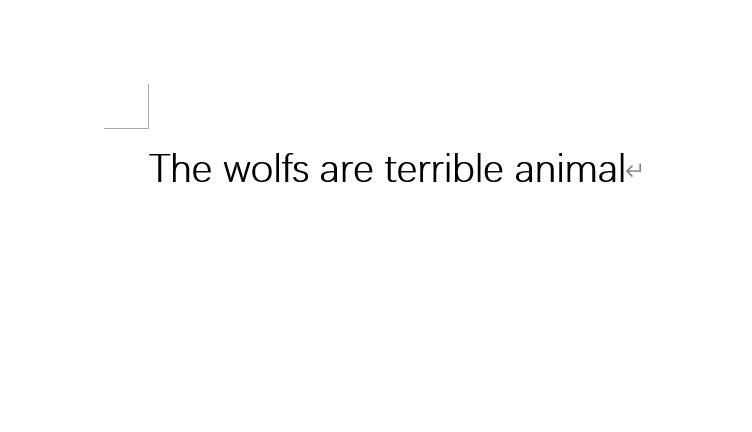
#> input picture program/case/截图翻译/test/3.jpg, 752 x 432 px
$ python sentence.py
#> lines starting #> are read from the running program, lines starting #| are printed output that depends on the picture; after the words box and inside, x2 and y2 are one past the last pixel; in counts of white or black regions, pixels touching at a corner belong together
#> in get_pictures, img is the input picture: shape (432, 752, 3); min 0, max 255, mean 252.6
import cv2
import numpy as np

"""
此脚本用于对含有字符的图片进行提取，注意这个脚本需要拥有句子提取的能力，用于分离单词
"""


class sentence:
    debug = True
    min_area = 200

    def show(self, img=None):
        """
        用于测试，并展示图像，默认展示原图像
        :param img: 用于展示的图像
        :return: Key
        """
        if img is None:
            cv2.imshow('image', self.img)
        else:
            cv2.imshow('image', img)
        key = cv2.waitKey()
#> (key Esc is pressed here)
        cv2.destroyAllWindows()
        return key

    def image_init(self, img=None):
        """
        该函数用于将图像灰度化，模糊化，二值化等操作得到可以处理的图像
        :param img: img
        :return: img,con
        """
        if img is None:
            img = self.img
        copy_img = img.copy()
        if self.debug:  # 展示原始图像
            self.show(img)

        ## 高斯滤波
        img = cv2.GaussianBlur(img, (3, 3), 0)
        if self.debug:
            self.show(img)
#> (key Enter is pressed here)

        ## 灰度化处理
        gray_img = cv2.cvtColor(img, cv2.COLOR_RGB2GRAY)
        if self.debug:
            self.show(gray_img)

        ## 二值化
        _, binary = cv2.threshold(gray_img, 120, 255, cv2.THRESH_BINARY_INV)
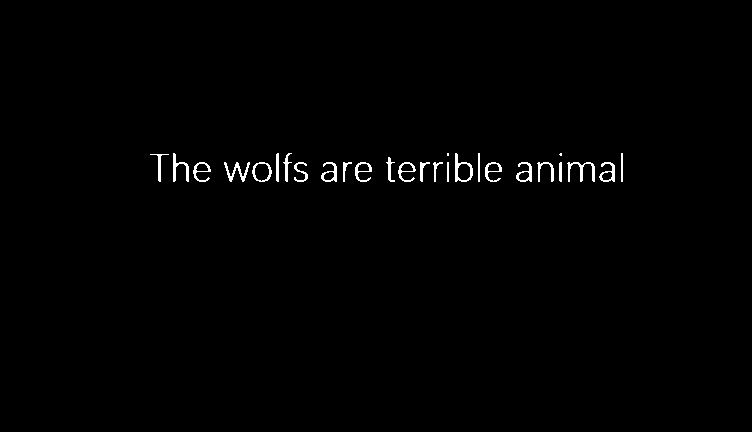
#> binary: shape (432, 752); 0.85% white in thin lines or dots, all inside (x1, y1, x2, y2) = (150, 153, 623, 182)
        if self.debug:
            self.show(binary)

        # ## 开运算用以降噪
        kernel = np.ones((3, 3))
        image = cv2.morphologyEx(binary, cv2.MORPH_OPEN, kernel, iterations=1)
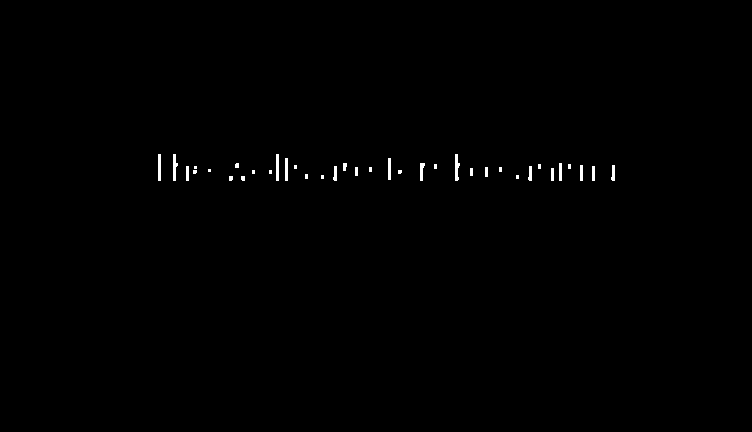
#> image: shape (432, 752); 0.39% white; 37 white regions (18 under 20 px), largest, box (x1, y1, x2, y2) and area: (455, 154, 460, 181) 92, (173, 154, 178, 181) 88, (158, 154, 161, 181) 81
        # if self.debug:
        #     self.show(image)

        ## 膨胀
        image = cv2.morphologyEx(binary, cv2.MORPH_DILATE, kernel, iterations=4)
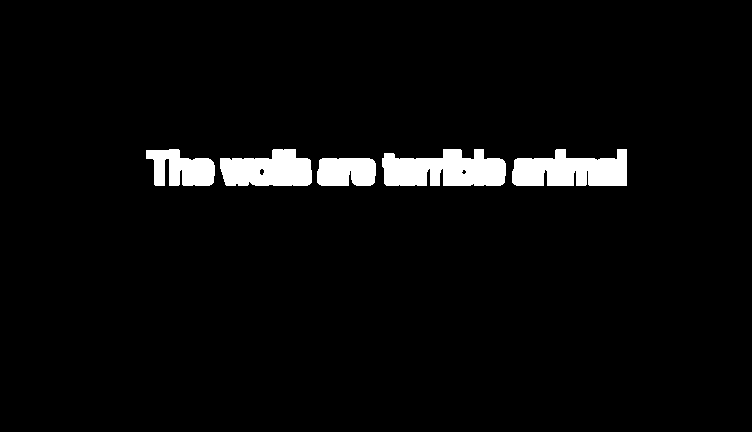
#> image: shape (432, 752); 4% white; 5 white regions
        if self.debug:
            self.show(image)

        ## 轮廓提取
        contours, w1 = cv2.findContours(image, cv2.RETR_EXTERNAL, cv2.CHAIN_APPROX_SIMPLE)
#> contours = 5 contours; box (x1, y1, x2, y2) and area: (382, 149, 506, 186) 3410, (512, 149, 627, 186) 3076, (220, 149, 312, 186) 2558, (146, 149, 215, 186) 1676, (317, 158, 376, 186) 1456; w1 = [[1, -1, -1, -1], [2, 0, -1, -1], [3, 1, -1, -1], [4, 2, -1, -1], [-1, 3, -1, -1]]
        show_img = cv2.drawContours(copy_img.copy(), contours, -1, (0, 0, 255), 3)
        if self.debug:
            self.show(show_img)

        ## 提取有效轮廓
        result = []
        for item in contours:
            if cv2.contourArea(item) < self.min_area:  # 过于小的部分抛弃
                continue

            # if self.debug:
            #     print(cv2.contourArea(item))
            rect = cv2.boundingRect(item)
            x, y, weight, height = rect  # 这个是轮廓的信息
            result.append(rect)  # 收集所有的轮廓信息
#> this loop made 5 passes
#> (x, y, weight, height) on passes 1 to 5: (317, 158, 59, 28), (512, 149, 115, 37), (382, 149, 124, 37), (220, 149, 92, 37), (146, 149, 69, 37)
#> after the loop, result = [(317, 158, 59, 28), (512, 149, 115, 37), (382, 149, 124, 37), (220, 149, 92, 37), (146, 149, 69, 37)]
        # contour 所表示的是每一个矩形轮廓的左上点和右下点的坐标
        # print(result)
        contours = [[[a[0], a[1]], [a[0] + a[2], a[1] + a[3]]] for a in result]
#> contours = [[[317, 158], [376, 186]], [[512, 149], [627, 186]], [[382, 149], [506, 186]], [[220, 149], [312, 186]], [[146, 149], [215, 186]]]
        if self.debug:
            show_img = copy_img.copy()
            for contour in contours:
                show_img = cv2.rectangle(show_img, contour[0], contour[1], (0, 0, 255), 2)
#> this loop made 5 passes
#> pass 1, in image_init, `show_img = cv2.rectangle(show_img, contour[0], contour[1], (0, 0, 255)..`:
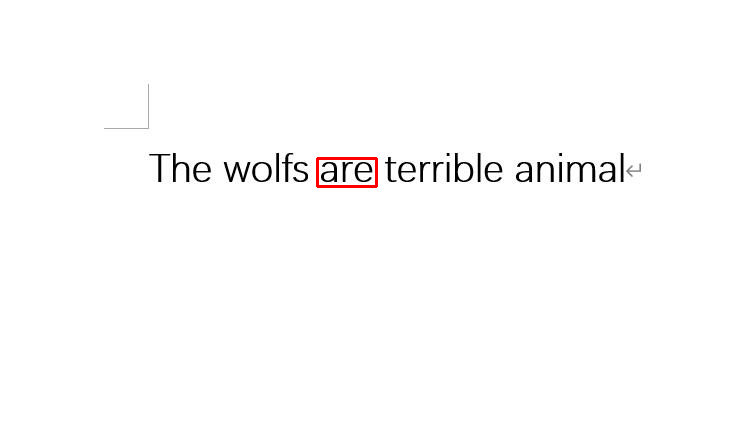
#> show_img: shape (432, 752, 3); 0.16% of pixels changed, all inside (x1, y1, x2, y2) = (316, 157, 378, 188)
#> pass 2, in image_init, `show_img = cv2.rectangle(show_img, contour[0], contour[1], (0, 0, 255)..`:
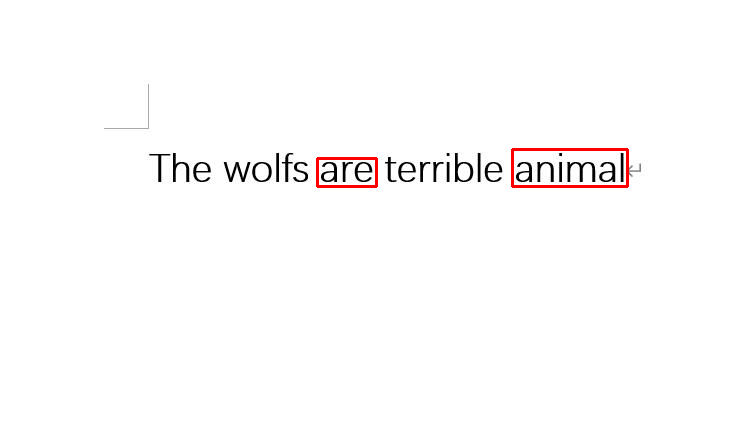
#> show_img: shape (432, 752, 3); 0.28% of pixels changed, all inside (x1, y1, x2, y2) = (511, 148, 629, 188)
#> pass 3, in image_init, `show_img = cv2.rectangle(show_img, contour[0], contour[1], (0, 0, 255)..`:
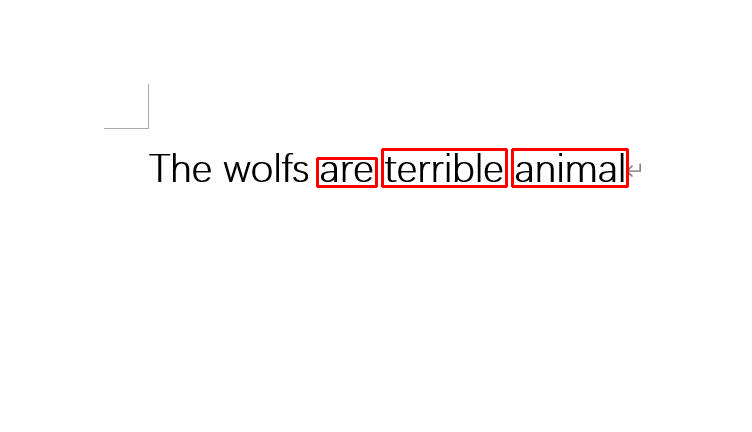
#> show_img: shape (432, 752, 3); 0.3% of pixels changed, all inside (x1, y1, x2, y2) = (381, 148, 508, 188)
#> after the loop:
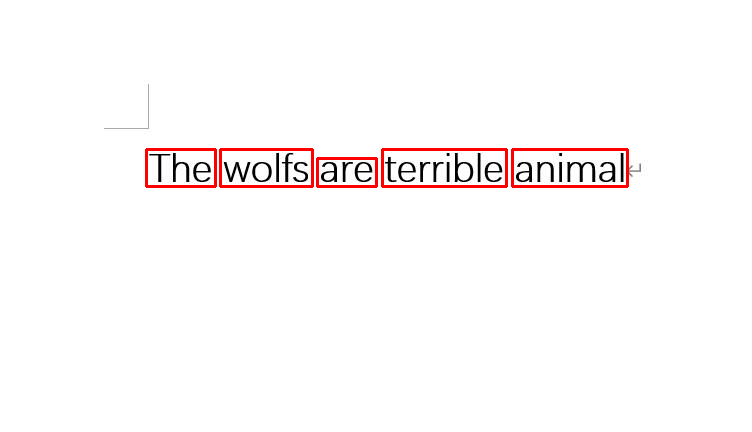
#> show_img: shape (432, 752, 3); 0.43% of pixels changed, all inside (x1, y1, x2, y2) = (145, 148, 314, 188)
            self.show(show_img)

        ## 剪切对应的轮廓，并返回对应的轮廓矩形的左上点和右下点的坐标集合、
        result_imgs = []
        for contour in contours:
            result_imgs.append(copy_img[contour[0][1]:contour[1][1], contour[0][0]:contour[1][0]])

        if self.debug:
            for img in result_imgs:
                self.show(img)

        return result_imgs, contours

    def get_pictures(self, img=None):
        """
        用于返回截取结果的集合
        :return: zip
        """
        ## 读入所需的图像
        if img is None:
            img = cv2.imread('test/3.jpg')

        self.img = img
        # self.show()
        ## 图像预处理
        self.result_imgs, self.contours = self.image_init(self.img)  # 得到截图和轮廓矩阵

        return zip(self.result_imgs, self.contours)

    def __init__(self, debug=True):
        self.debug = debug


if __name__ == '__main__':
    sentence().get_pictures()

$ run again, with program/case/截图翻译/test/1.jpg copied over program/case/截图翻译/test/3.jpg
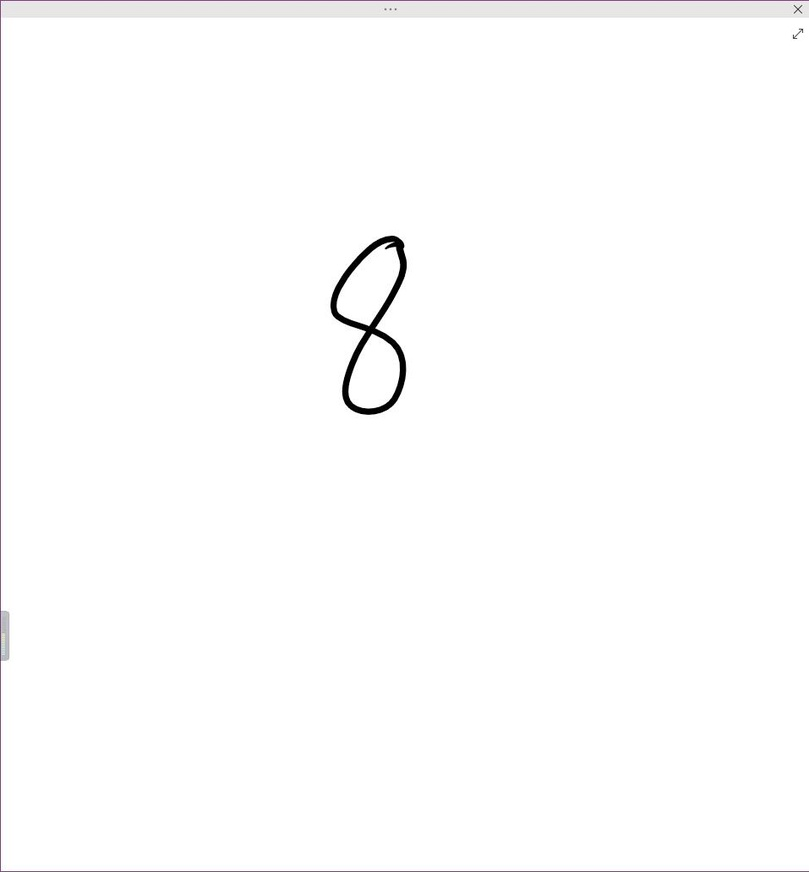
#> input picture program/case/截图翻译/test/1.jpg, 809 x 872 px, shrunk from 957 x 1032 before the run
#> in get_pictures, img is the input picture: shape (872, 809, 3); mean B, G, R 252.9, 252.8, 252.9
#> in image_init, `_, binary = cv2.threshold(gray_img, 120, 255, cv2.THRESH_BINARY_INV)`:
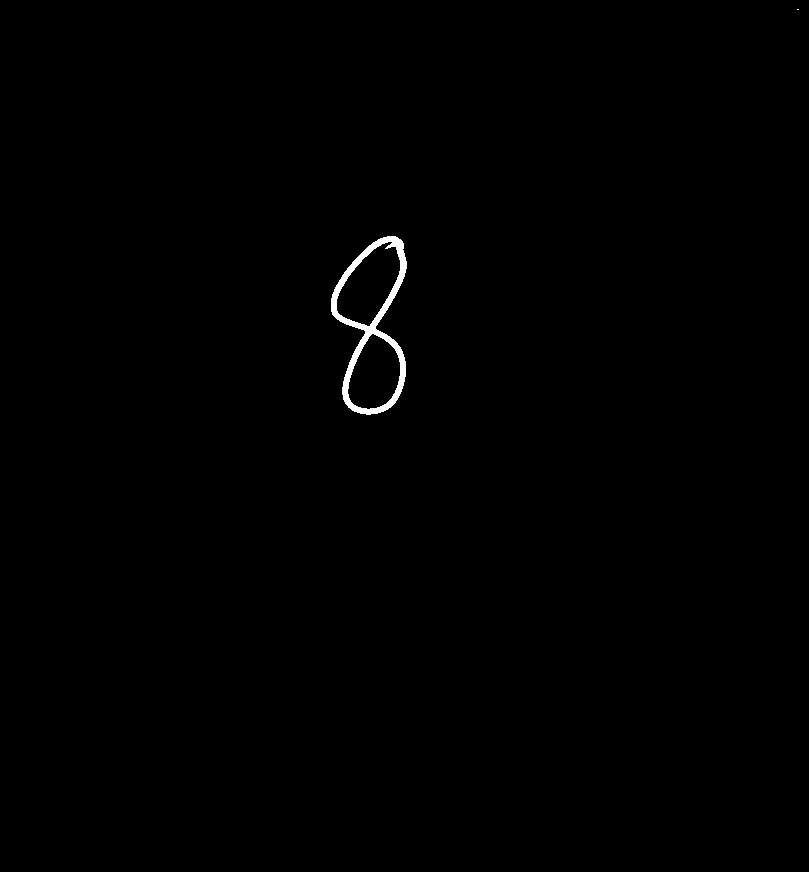
#> binary: shape (872, 809); 0.41% white; 2 white regions (1 under 20 px), largest, box (x1, y1, x2, y2) and area: (331, 236, 407, 415) 2861
#> in image_init, `contours, w1 = cv2.findContours(image, cv2.RETR_EXTERNAL, cv2.CHAIN_AP..`: contours = 2 contours; box (x1, y1, x2, y2) and area: (327, 232, 411, 419) 11084, (793, 5, 803, 14) 72; w1 = [[1, -1, -1, -1], [-1, 0, -1, -1]]
#> the loop in image_init, `for item in contours:` made 2 passes
#> (x, y, weight, height) on pass 1: (327, 232, 84, 187)
#> after the loop in image_init, `for item in contours:`: result = [(327, 232, 84, 187)]
#> in image_init, `contours = [[[a[0], a[1]], [a[0] + a[2], a[1] + a[3]]] for a in result]`: contours = [[[327, 232], [411, 419]]]
#> the loop in image_init, `for contour in contours:` made 1 pass
#> pass 1, in image_init, `show_img = cv2.rectangle(show_img, contour[0], contour[1], (0, 0, 255)..`:
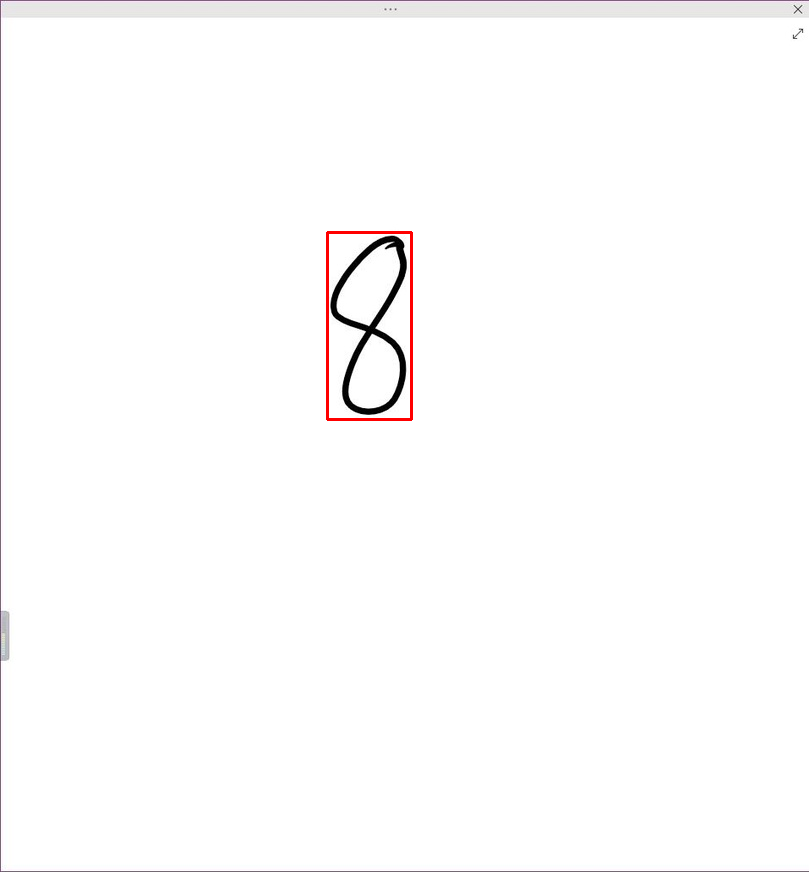
#> show_img: shape (872, 809, 3); 0.23% of pixels changed, all inside (x1, y1, x2, y2) = (326, 231, 413, 421)

$ run again, with program/case/截图翻译/test/2.jpg copied over program/case/截图翻译/test/3.jpg
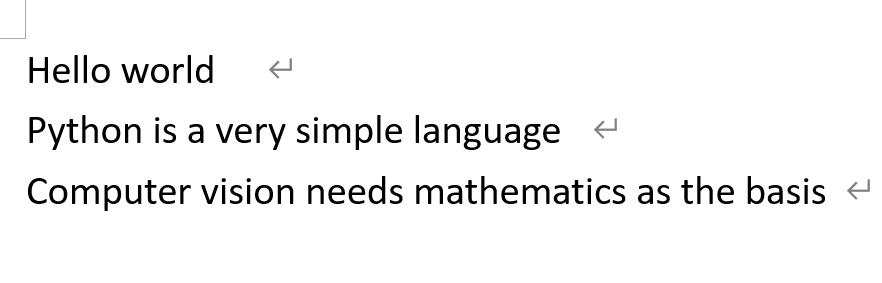
#> input picture program/case/截图翻译/test/2.jpg, 882 x 283 px
#> in get_pictures, img is the input picture: shape (283, 882, 3); min 0, max 255, mean 243.5
#> in image_init, `_, binary = cv2.threshold(gray_img, 120, 255, cv2.THRESH_BINARY_INV)`:
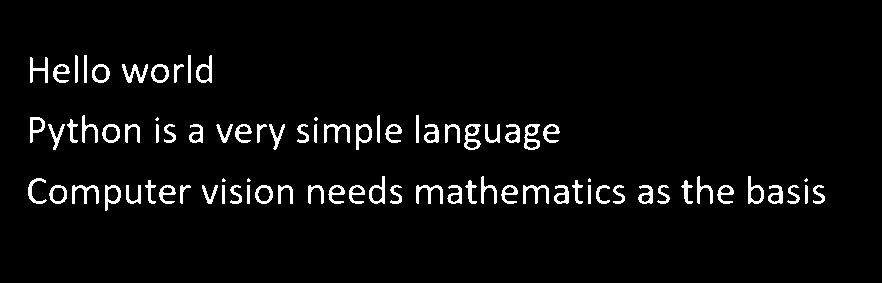
#> binary: shape (283, 882); 4.2% white; 83 white regions (6 under 20 px), largest, box (x1, y1, x2, y2) and area: (464, 124, 481, 150) 218, (524, 124, 540, 150) 218, (122, 64, 148, 83) 216
#> in image_init, `contours, w1 = cv2.findContours(image, cv2.RETR_EXTERNAL, cv2.CHAIN_AP..`: contours = 15 contours; largest, box (x1, y1, x2, y2) and area: (412, 172, 629, 208) 5720, (24, 174, 195, 215) 4436, (412, 111, 564, 154) 4223, (26, 111, 144, 154) 3160, (293, 111, 406, 154) 3076; w1 = 15 rows, first 6: [1, -1, -1, -1], [2, 0, -1, -1], [3, 1, -1, -1], [4, 2, -1, -1], [5, 3, -1, -1], [6, 4, -1, -1]
#> the loop in image_init, `for item in contours:` made 15 passes
#> (x, y, weight, height) on passes 1 to 8: (634, 181, 40, 27), (198, 174, 99, 34), (24, 174, 171, 41), (744, 172, 85, 36), (677, 172, 61, 36), (412, 172, 217, 36), (304, 172, 102, 36), (212, 120, 77, 34)
#> after the loop in image_init, `for item in contours:`: result = 15 items, first 6: (634, 181, 40, 27), (198, 174, 99, 34), (24, 174, 171, 41), (744, 172, 85, 36), (677, 172, 61, 36), (412, 172, 217, 36)
#> in image_init, `contours = [[[a[0], a[1]], [a[0] + a[2], a[1] + a[3]]] for a in result]`: contours = 15 items
#> the loop in image_init, `for contour in contours:` made 15 passes
#> contour on passes 1 to 8: [[634, 181], [674, 208]], [[198, 174], [297, 208]], [[24, 174], [195, 215]], [[744, 172], [829, 208]], [[677, 172], [738, 208]], [[412, 172], [629, 208]], [[304, 172], [406, 208]], [[212, 120], [289, 154]]
#> after the loop in image_init, `for contour in contours:`:
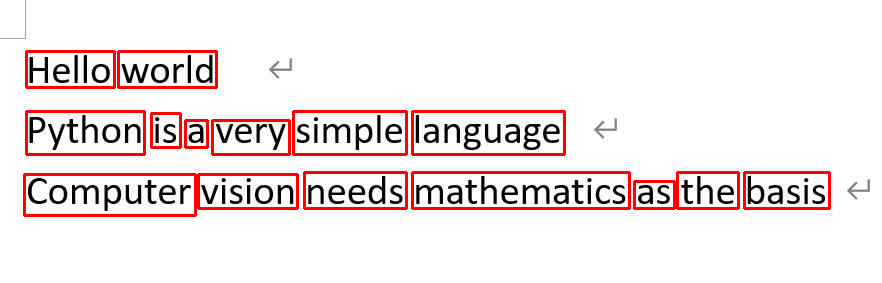
#> show_img: shape (283, 882, 3); mean B, G, R 231.2, 231.2, 243.5
